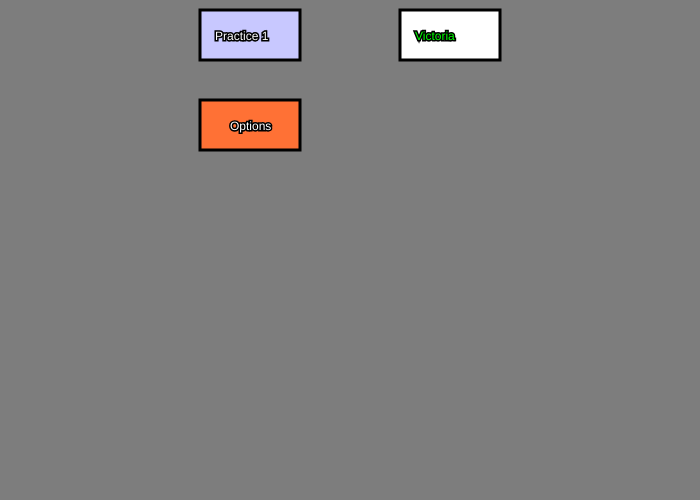
Frame 1 (no input)
Frame 60 (no input): identical to frame 1, image omitted
Frame 120 (the mouse pressed at the canvas centre since frame 60): identical to frame 1, image omitted

The p5.js sketch that drew this single still picture (run headless with seeded random() and noise() and a simulated clock; from frame 60 on, the mouse is pressed at the canvas centre):

// p5.js sketch
// ── sketch.js
var button2X;
var button2Y;

function setup()
{
  createCanvas(700,500);
  button2X = 200;
  button2Y = 100;

  
}

function draw()
{
	background(125,125,125)


	// Example 1: easy to understand - Start

	if (mouseX > 200 && mouseX < 200 + 100 && mouseY > 10 && mouseY < 10+50)
	{
		fill(255,200,0);
		stroke(0,0,0);
		strokeWeight(3);
		rect(200,10,100,50);		
		if (mouseIsPressed == true)
		{
			fill(47,247,114);
			stroke(0,0,0);
			strokeWeight(3);
			rect(200,10,100,50);					
		}
	}
	else
	{
		fill(200,200,255);
		stroke(0,0,0);
		strokeWeight(3);
		rect(200,10,100,50);		
	}

	fill(255,255,255);
	stroke(0,0,0);
	textSize(12);
	text("Practice 1",215,40);

	// Example 1: easy to understand - End




	// Example 2: less code but harder to understand - Start

	strokeWeight(3);

	if (mouseX > button2X && mouseX < button2X + 100 && mouseY > button2Y && mouseY < button2Y+50)
	{
		fill(248,89,255);
		if (mouseIsPressed)
		{
			fill(47,247,114);
		}

		rect(button2X,button2Y,100,50);
		textSize(16);
		fill(255,255,255);
		stroke(0,0,0);
		text("Options",button2X+30-5,button2Y+30+2);
	}
	else
	{
		fill(255,113,53);
		rect(button2X,button2Y,100,50);
		textSize(12);
		fill(255,255,255);
		stroke(0,0,0);
		text("Options",button2X+30,button2Y+30);
	}


	// Example 2: less code but harder to understand - End

	if (mouseX > 400 && mouseX < 400 + 100 && mouseY > 10 && mouseY < 10+50)
	{
		fill(255,200,0);
		stroke(0,0,0);
		strokeWeight(3);
		rect(400,10,100,50);	
		textSize(12);
		text("Shanghai",415,40);
		if (mouseIsPressed == true)
		{
			fill(0,0,0);
			stroke(0,0,0);
			strokeWeight(3);
			rect(400,10,100,50);
			fill(255,255,255);	
			text("Academy",415,40);
		}
	}
	else
	{
		fill(255,255,255);
		stroke(0,0,0);
		strokeWeight(3);
		rect(400,10,100,50);	
		fill(0,255,0);
		stroke(0,0,0);
		textSize(12);
		text("Victoria",415,40);	
	}

	
}
